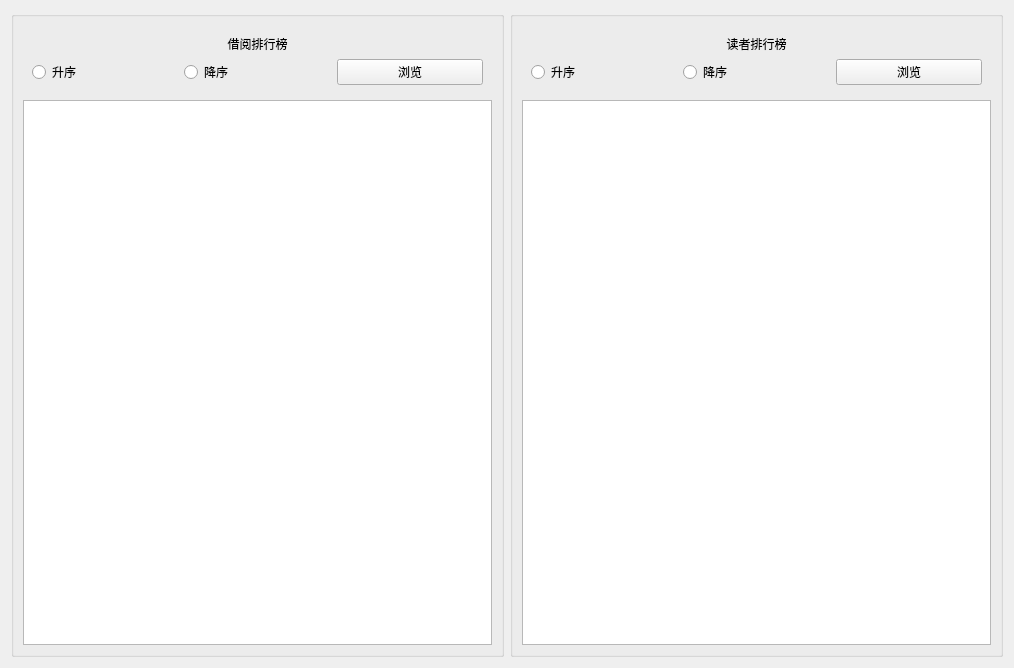
<?xml version="1.0" encoding="UTF-8"?>
<ui version="4.0">
 <class>ReaderTop</class>
 <widget class="QWidget" name="ReaderTop">
  <property name="geometry">
   <rect>
    <x>0</x>
    <y>0</y>
    <width>1014</width>
    <height>668</height>
   </rect>
  </property>
  <property name="windowTitle">
   <string>Form</string>
  </property>
  <layout class="QGridLayout" name="gridLayout_7">
   <item row="0" column="0">
    <widget class="QGroupBox" name="groupBox">
     <property name="title">
      <string/>
     </property>
     <layout class="QGridLayout" name="gridLayout_3">
      <item row="0" column="0">
       <widget class="QWidget" name="w_1" native="true">
        <layout class="QGridLayout" name="gridLayout_2">
         <item row="0" column="0">
          <widget class="QLabel" name="l_BookTop">
           <property name="text">
            <string>借阅排行榜</string>
           </property>
           <property name="alignment">
            <set>Qt::AlignCenter</set>
           </property>
          </widget>
         </item>
         <item row="1" column="0">
          <layout class="QGridLayout" name="gridLayout">
           <item row="0" column="0">
            <widget class="QRadioButton" name="rb_BookUp">
             <property name="text">
              <string>升序</string>
             </property>
            </widget>
           </item>
           <item row="0" column="1">
            <widget class="QRadioButton" name="rb_BookDown">
             <property name="text">
              <string>降序</string>
             </property>
            </widget>
           </item>
           <item row="0" column="2">
            <widget class="QPushButton" name="pb_Book">
             <property name="text">
              <string>浏览</string>
             </property>
            </widget>
           </item>
          </layout>
         </item>
        </layout>
       </widget>
      </item>
      <item row="1" column="0">
       <widget class="QTableWidget" name="tw_Book"/>
      </item>
     </layout>
    </widget>
   </item>
   <item row="0" column="1">
    <widget class="QGroupBox" name="groupBox_2">
     <property name="title">
      <string/>
     </property>
     <layout class="QGridLayout" name="gridLayout_4">
      <item row="0" column="0">
       <widget class="QWidget" name="w_2" native="true">
        <layout class="QGridLayout" name="gridLayout_5">
         <item row="0" column="0">
          <widget class="QLabel" name="l_ReaderTop">
           <property name="text">
            <string>读者排行榜</string>
           </property>
           <property name="alignment">
            <set>Qt::AlignCenter</set>
           </property>
          </widget>
         </item>
         <item row="1" column="0">
          <layout class="QGridLayout" name="gridLayout_6">
           <item row="0" column="0">
            <widget class="QRadioButton" name="rb_ReaderUp">
             <property name="text">
              <string>升序</string>
             </property>
            </widget>
           </item>
           <item row="0" column="1">
            <widget class="QRadioButton" name="rb_ReaderDown">
             <property name="text">
              <string>降序</string>
             </property>
            </widget>
           </item>
           <item row="0" column="2">
            <widget class="QPushButton" name="pb_Reader">
             <property name="text">
              <string>浏览</string>
             </property>
            </widget>
           </item>
          </layout>
         </item>
        </layout>
       </widget>
      </item>
      <item row="1" column="0">
       <widget class="QTableWidget" name="tw_Reader"/>
      </item>
     </layout>
    </widget>
   </item>
  </layout>
 </widget>
 <resources/>
 <connections/>
</ui>
